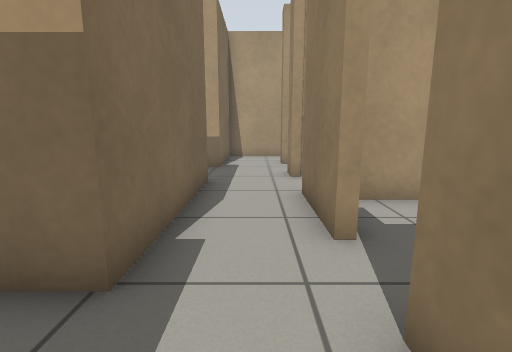
[1] (above)

23 first-person views from a walk through a world built for the Gazebo simulator. The camera is 0.75 m above the floor, tilts 10° down and sees 85° across. The floor is counted in squares, 0.5 m on a side. Each view is taken from the middle of a square. On the plan, view 1 faces up. The plan holds only what a view shows up to about 14 squares ahead; the rest is blank.

[2]
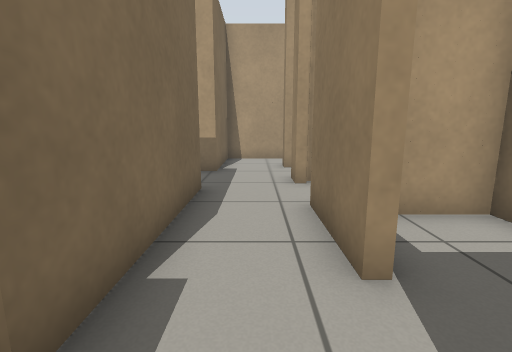

[3]
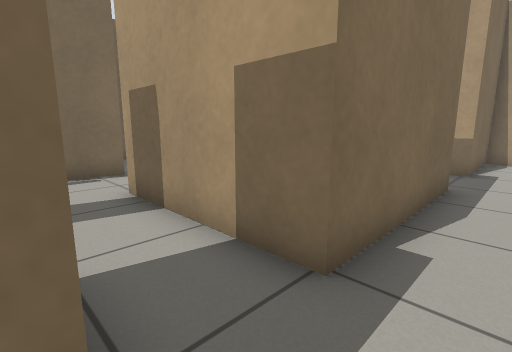

[4]
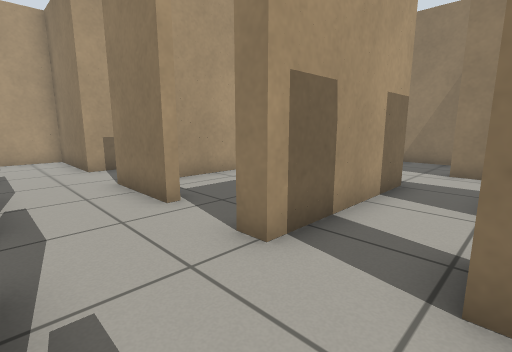

[5]
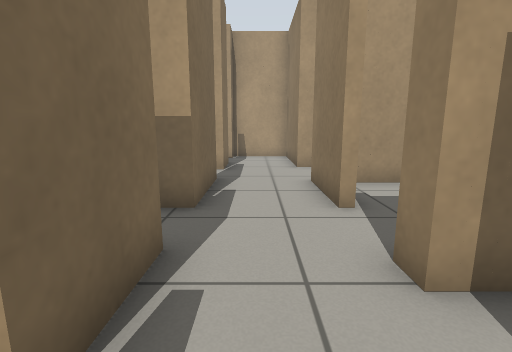

[6]
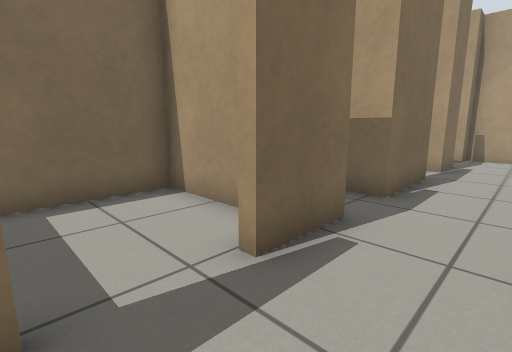

[7]
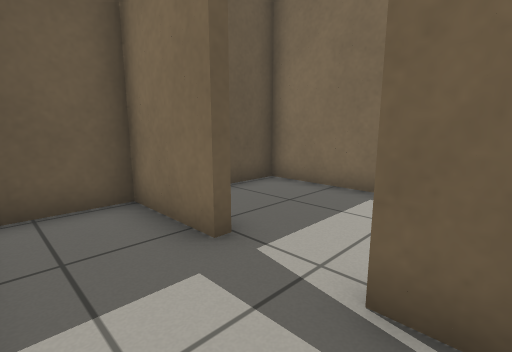

[8]
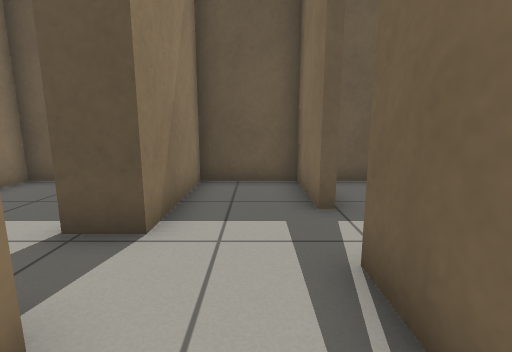

[9]
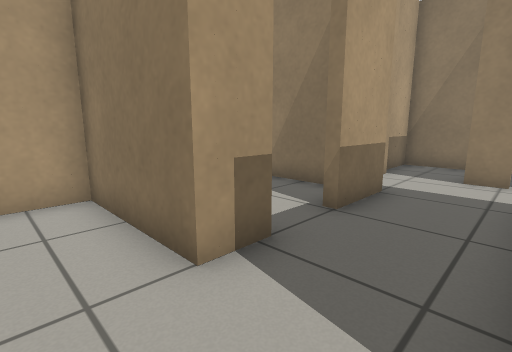

[10]
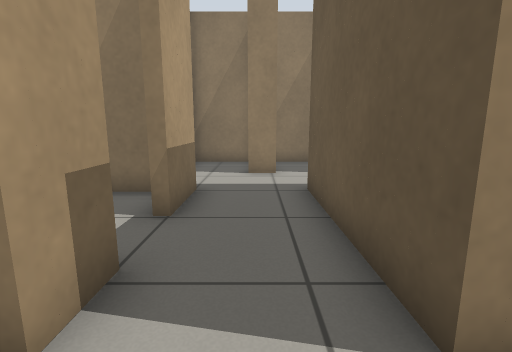

[11]
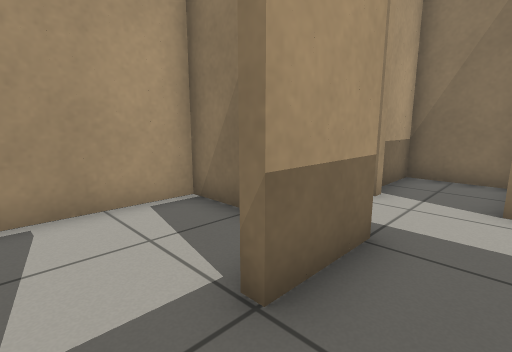

[12]
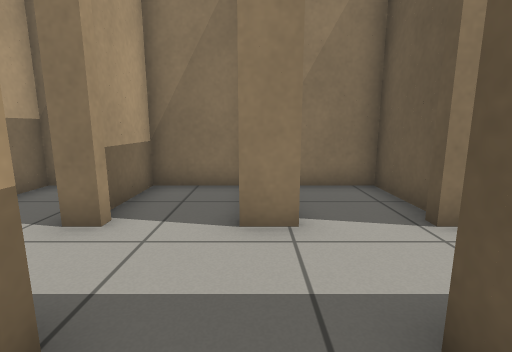

[13]
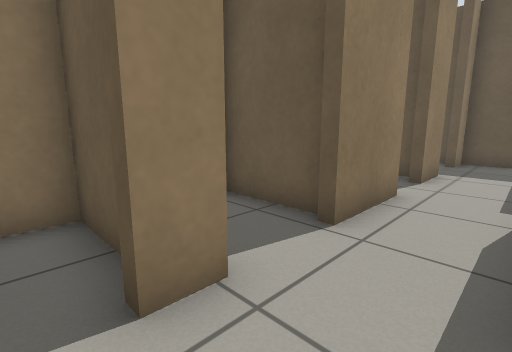

[14]
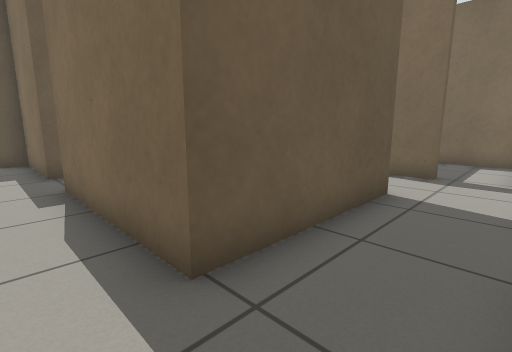

[15]
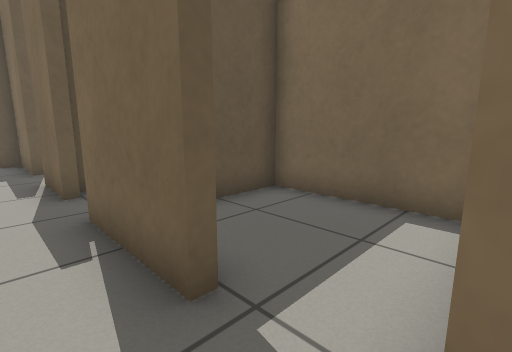

[16]
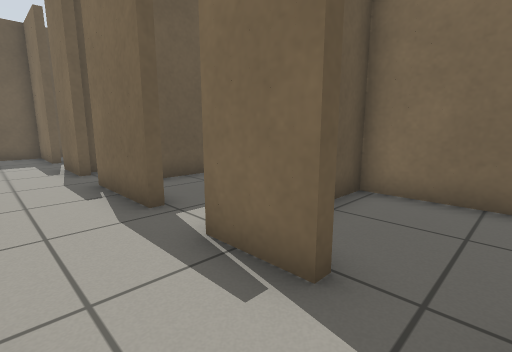

[17]
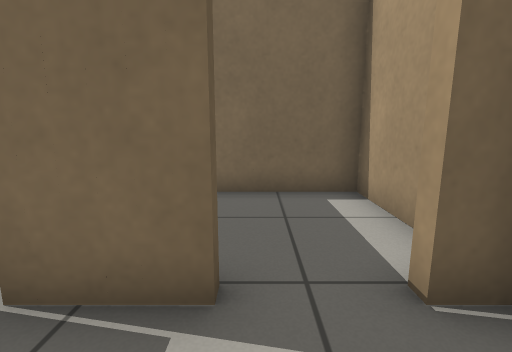

[18]
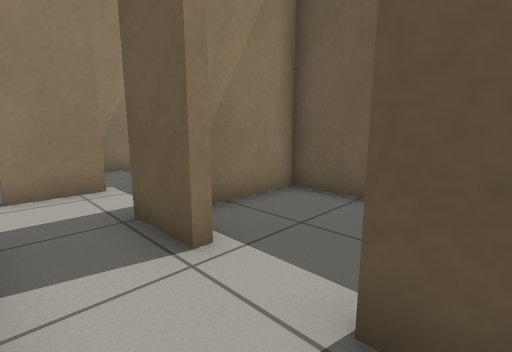

[19]
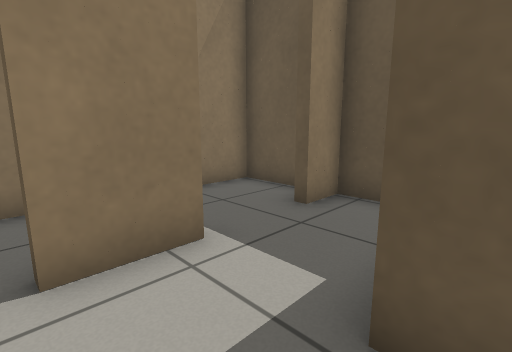

[20]
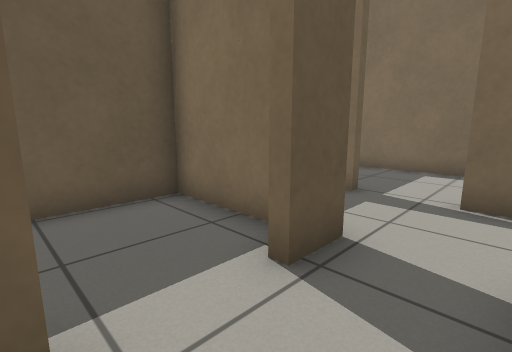

[21]
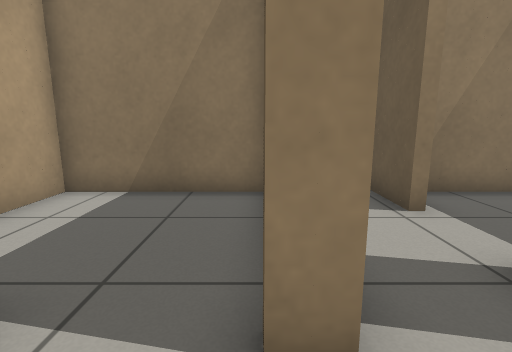

[22]
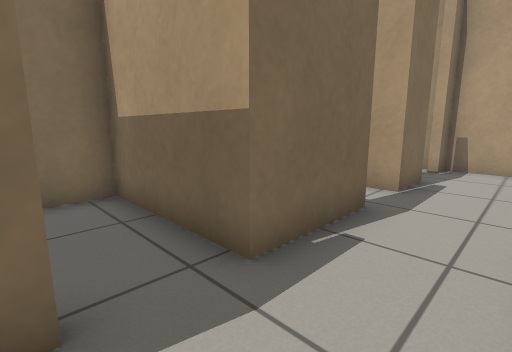

[23]
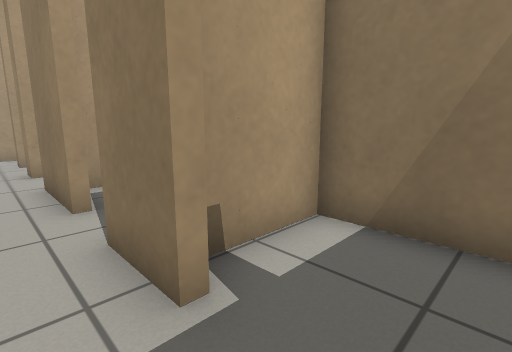

### Floor plan
Ten units are one square. View 1 is at (0, 0); x grows to the right and y downward. Boxes are objects, and circles mark ways between rooms. Rooms are numbered by the first view taken in them; rooms with no view inside come last. Other rooms are left out.
<svg viewBox="-139 -148 185 189">
<path fill="none" stroke="#000" d="M-13 -2 -13 36 10 36 10 24M-32 -2 -13 -2M-13 -24 -64 -24M-64 -2 -53 -2 -53 1M10 1 10 -18M-92 9 -92 36 -64 36 -64 -2M-92 -25 -92 -11M-64 -50 -64 -77M-92 -81 -92 -51 -134 -51 -134 -36M-92 -34 -92 -25M-64 -24 -64 -30M10 -82 10 -92M-13 -116 -13 -104 -35 -104M22 -89 41 -89 41 -116 19 -116M15 -59 41 -59 41 -81M-51 -104 -64 -104M-64 -77 -13 -77 -13 -24M10 -35 10 -62M-92 -118 -92 -99M-64 -104 -64 -143 -92 -143 -92 -134M-108 -24 -134 -24 -134 36 -99 36M-17 -28 -17 -74 -54 -74M-134 -95 -134 -54 -108 -54M-92 -99 -100 -99M-17 -114 -17 -143 -49 -143M-62 8 -62 36 -17 36 -17 10M15 -8 20 -8M41 -15 41 -56 18 -56M15 36 41 36 41 -5 18 -5"/>
<circle cx="0" cy="0" r="3" fill="#2a7"/>
<circle cx="10" cy="15" r="3" fill="#2a7"/>
<circle cx="-60" cy="-15" r="3" fill="#2a7"/>
<circle cx="0" cy="-30" r="3" fill="#2a7"/>
<circle cx="-45" cy="0" r="3" fill="#2a7"/>
<circle cx="-75" cy="-30" r="3" fill="#2a7"/>
<circle cx="-90" cy="-5" r="3" fill="#2a7"/>
<circle cx="-60" cy="-95" r="3" fill="#2a7"/>
<circle cx="-75" cy="-110" r="3" fill="#2a7"/>
<circle cx="-60" cy="-45" r="3" fill="#2a7"/>
<circle cx="-90" cy="-90" r="3" fill="#2a7"/>
<circle cx="-45" cy="-110" r="3" fill="#2a7"/>
<circle cx="10" cy="-25" r="3" fill="#2a7"/>
<text x="0" y="10">1</text>
<text x="-30" y="-10">2</text>
<text x="-80" y="0">3</text>
<text x="-80" y="-60">4</text>
<text x="-10" y="-90">5</text>
<text x="-80" y="-130">6</text>
<text x="-120" y="0">7</text>
<text x="-40" y="-50">8</text>
<text x="-120" y="-80">9</text>
<text x="-40" y="-130">10</text>
<text x="-40" y="20">11</text>
<text x="20" y="-30">12</text>
<text x="20" y="10">13</text>
</svg>
Room 1 opens to room 2. Room 1 opens to room 13. Room 2 opens to room 3. Room 2 opens to room 5. Room 2 opens to room 11. Room 3 opens to room 4. Room 3 opens to room 7. Room 4 opens to room 5. Room 4 opens to room 6. Room 4 opens to room 8. Room 4 opens to room 9. Room 5 opens to room 10. Room 5 opens to room 12.

Where each view was taken, in squares from view 1:
view 1: 0 up, 0 right, facing up
view 2: 1 up, 0 right, facing up
view 3: 0 up, 0 right, facing up-left
view 4: 0 up, 9 left, facing up-right
view 5: 0 up, 8 left, facing up
view 6: 1 down, 7 left, facing up-left
view 7: 2 up, 7 left, facing down-left
view 8: 4 up, 8 left, facing down
view 9: 8 up, 8 left, facing up-right
view 10: 9 up, 8 left, facing right
view 11: 9 up, 5 left, facing up-right
view 12: 9 up, 3 left, facing right
view 13: 10 up, 1 left, facing down-right
view 14: 10 up, 0 right, facing down-left
view 15: 10 up, 8 left, facing down-left
view 16: 13 up, 7 left, facing down-left
view 17: 12 up, 7 left, facing left
view 18: 2 up, 6 left, facing down-right
view 19: 2 up, 2 left, facing down-right
view 20: 2 up, 3 left, facing down-left
view 21: 3 up, 8 left, facing right
view 22: 3 up, 7 left, facing up-left
view 23: 2 down, 0 right, facing up-right
